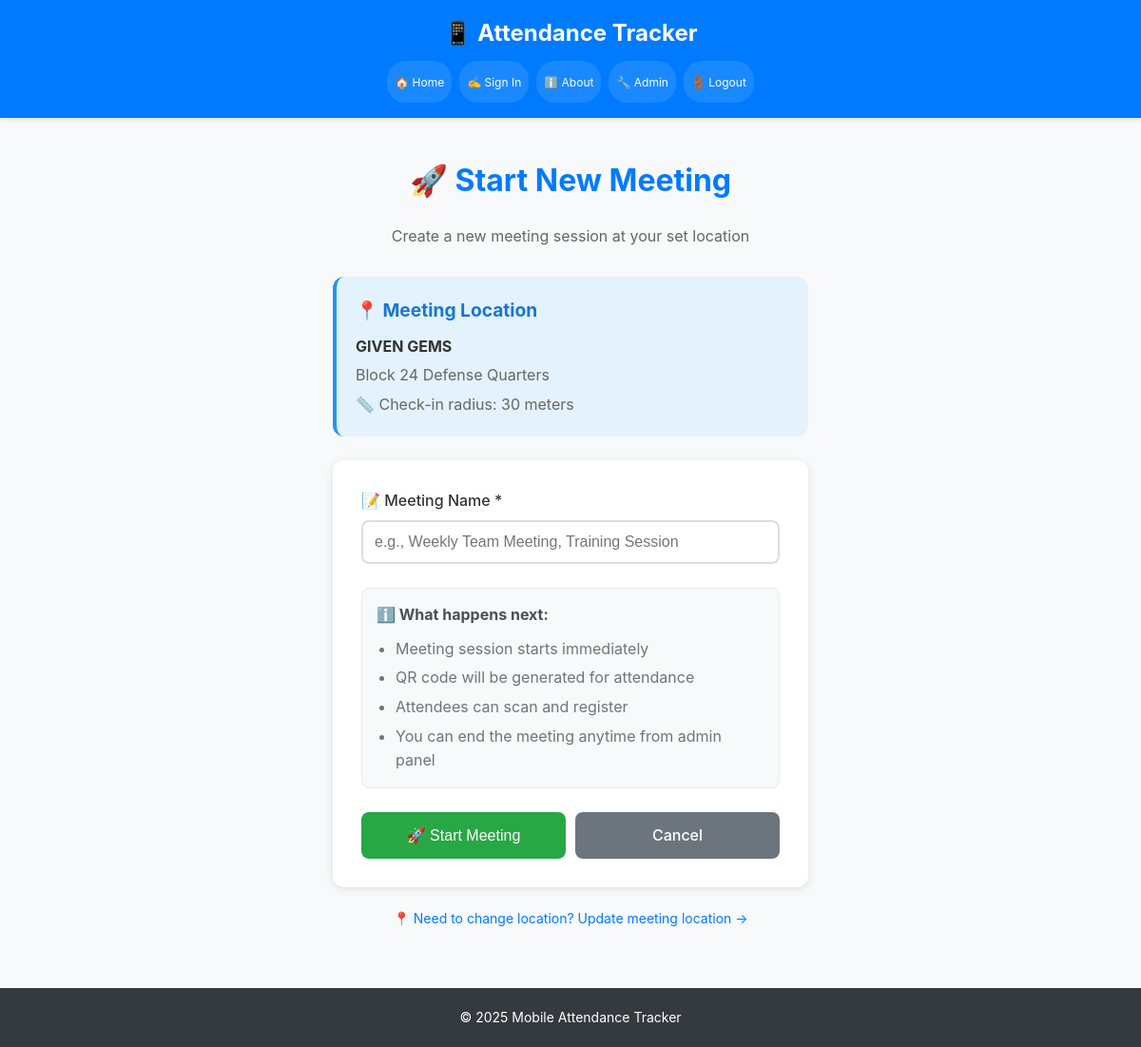
Before: /start-meeting (signed in) with the older database file.
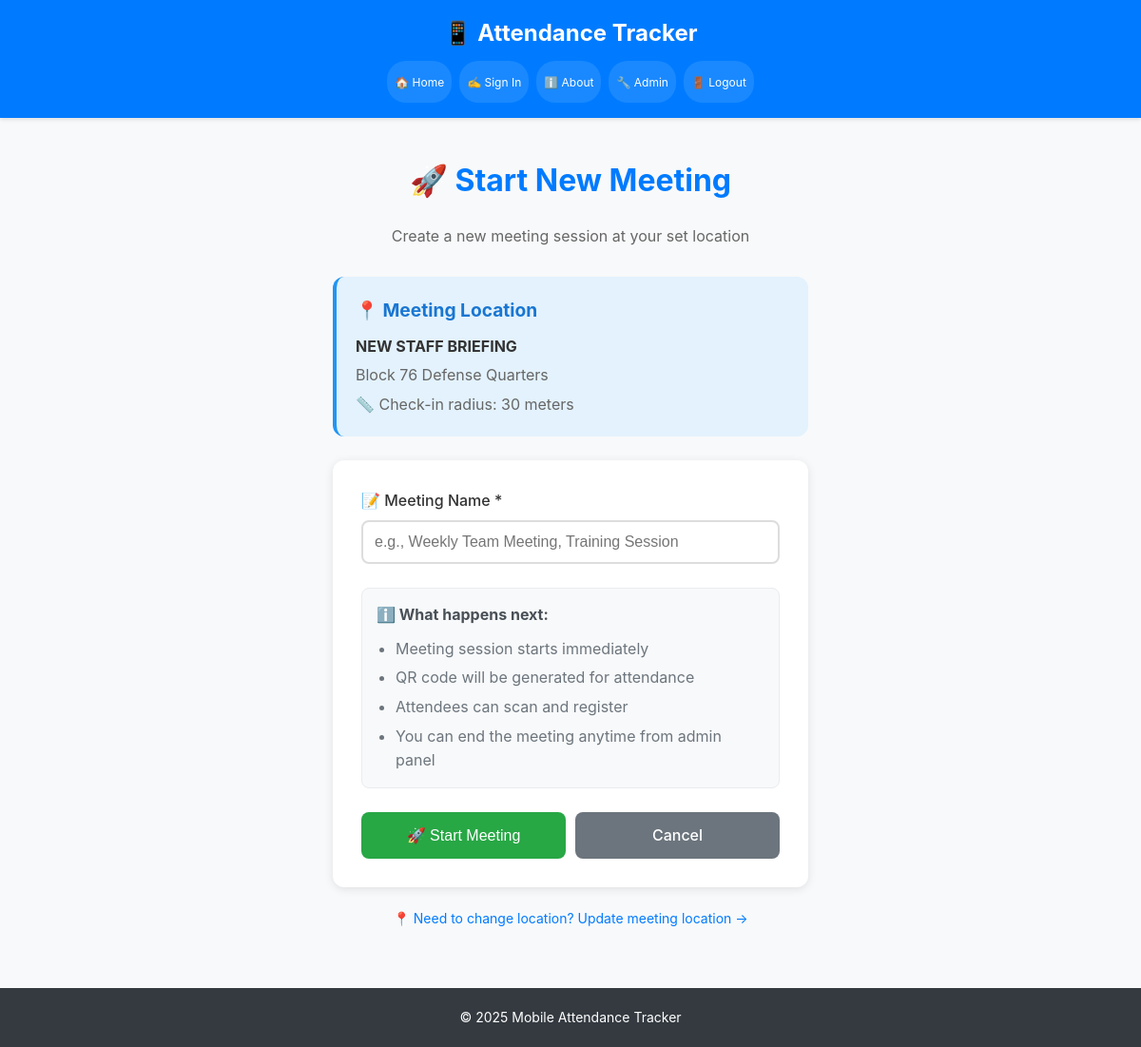
After: the same page with the newer database file.
### models.py (models this page shows)
class MeetingLocation(db.Model):
    id = db.Column(db.Integer, primary_key=True)
    name = db.Column(db.String(200), nullable=False)
    address = db.Column(db.String(500), nullable=True)  # Add address field
    latitude = db.Column(db.Float, nullable=False)
    longitude = db.Column(db.Float, nullable=False)
    radius_meters = db.Column(db.Integer, default=30)
    is_active = db.Column(db.Boolean, default=True)
    created_at = db.Column(db.DateTime, default=db.func.current_timestamp())

### app.py (the view, shortened to what this page needs)
@app.route('/start-meeting', methods=['GET', 'POST'])
@admin_required
def start_meeting():
    active_location = get_active_meeting_location()
    if not active_location:
        flash('Please set up a meeting location first.', 'error')
        return redirect(url_for('location_setup'))
    return render_template('start_meeting.html', location=active_location)

### app.py (called while the page is built)
def admin_required(f):
    @wraps(f)
    def decorated_function(*args, **kwargs):
        if not session.get('admin_logged_in'):
            flash('Admin access required. Please log in.', 'error')
            return redirect(url_for('admin_login'))
        return f(*args, **kwargs)
    return decorated_function

def get_active_meeting_location():
    return MeetingLocation.query.filter_by(is_active=True).first()

### templates/start_meeting.html (shortened to what this page needs)
{% extends "base.html" %}
{% block content %}
<div style="max-width: 500px; margin: 0 auto;">
    <div style="text-align: center; margin-bottom: 30px;">
        <h1 style="color: #007bff; margin: 20px auto;">🚀 Start New Meeting</h1>
        <p style="color: #666; font-size: 16px;">Create a new meeting session at your set location</p>
    </div>
    <div style="background: #e3f2fd; padding: 20px; border-radius: 12px; margin-bottom: 25px; border-left: 4px solid #2196f3;">
        <h3 style="color: #1976d2; margin-bottom: 10px; font-size: 1.2rem;">📍 Meeting Location</h3>
        <p style="color: #333; margin-bottom: 5px;"><strong>{{ location.name }}</strong></p>
        {% if location.address %}
            <p style="color: #666; margin-bottom: 5px;">{{ location.address }}</p>
        {% endif %}
        <p style="color: #666; margin: 0;">📏 Check-in radius: {{ location.radius_meters }} meters</p>
    </div>
    <div style="background: white; padding: 30px; border-radius: 12px; box-shadow: 0 2px 10px rgba(0,0,0,0.1);">
        <form method="POST" style="width: 100%;">
            <div style="margin-bottom: 25px;">
                <label for="meeting_name" style="display: block; color: #333; font-weight: 500; margin-bottom: 8px; font-size: 16px;">
                    📝 Meeting Name *
                </label>
                <input type="text"
                       id="meeting_name"
                       name="meeting_name"
                       required
                       placeholder="e.g., Weekly Team Meeting, Training Session"
                       style="width: 100%; padding: 12px; border: 2px solid #ddd; border-radius: 8px; font-size: 16px; box-sizing: border-box; transition: border-color 0.3s;"
                       onfocus="this.style.borderColor='#007bff'"
                       onblur="this.style.borderColor='#ddd'">
            </div>
            <div style="margin-bottom: 25px; padding: 15px; background: #f8f9fa; border-radius: 8px; border: 1px solid #e9ecef;">
                <h4 style="color: #495057; margin-bottom: 10px; font-size: 1rem;">ℹ️ What happens next:</h4>
                <ul style="color: #6c757d; margin: 0; padding-left: 20px;">
                    <li style="margin-bottom: 5px;">Meeting session starts immediately</li>
                    <li style="margin-bottom: 5px;">QR code will be generated for attendance</li>
                    <li style="margin-bottom: 5px;">Attendees can scan and register</li>
                    <li>You can end the meeting anytime from admin panel</li>
                </ul>
            </div>
            <div style="display: flex; gap: 10px; flex-wrap: wrap;">
                <button type="submit"
                        style="flex: 1; min-width: 150px; background: #28a745; color: white; border: none; padding: 12px 20px; border-radius: 8px; font-size: 16px; font-weight: 500; cursor: pointer; transition: background-color 0.3s;"
                        onmouseover="this.style.backgroundColor='#218838'"
                        onmouseout="this.style.backgroundColor='#28a745'">
                    🚀 Start Meeting
                </button>
                <a href="{{ url_for('admin') }}"
                   style="flex: 1; min-width: 100px; background: #6c757d; color: white; text-decoration: none; padding: 12px 20px; border-radius: 8px; font-size: 16px; font-weight: 500; text-align: center; transition: background-color 0.3s; display: flex; align-items: center; justify-content: center;"
                   onmouseover="this.style.backgroundColor='#5a6268'"
                   onmouseout="this.style.backgroundColor='#6c757d'">
                    Cancel
                </a>
            </div>
        </form>
    </div>
    <div style="text-align: center; margin-top: 20px;">
        <a href="{{ url_for('location_setup') }}" style="color: #007bff; text-decoration: none; font-size: 14px;">
            📍 Need to change location? Update meeting location →
        </a>
    </div>
</div>
{% endblock %}

Changed rows visible on the page:
no longer on this page (row edited): MeetingLocation: name "GIVEN GEMS", address "Block 24 Defense Quarters", radius_meters "30"
added MeetingLocation: name "NEW STAFF BRIEFING", address "Block 76 Defense Quarters", radius_meters "30"
